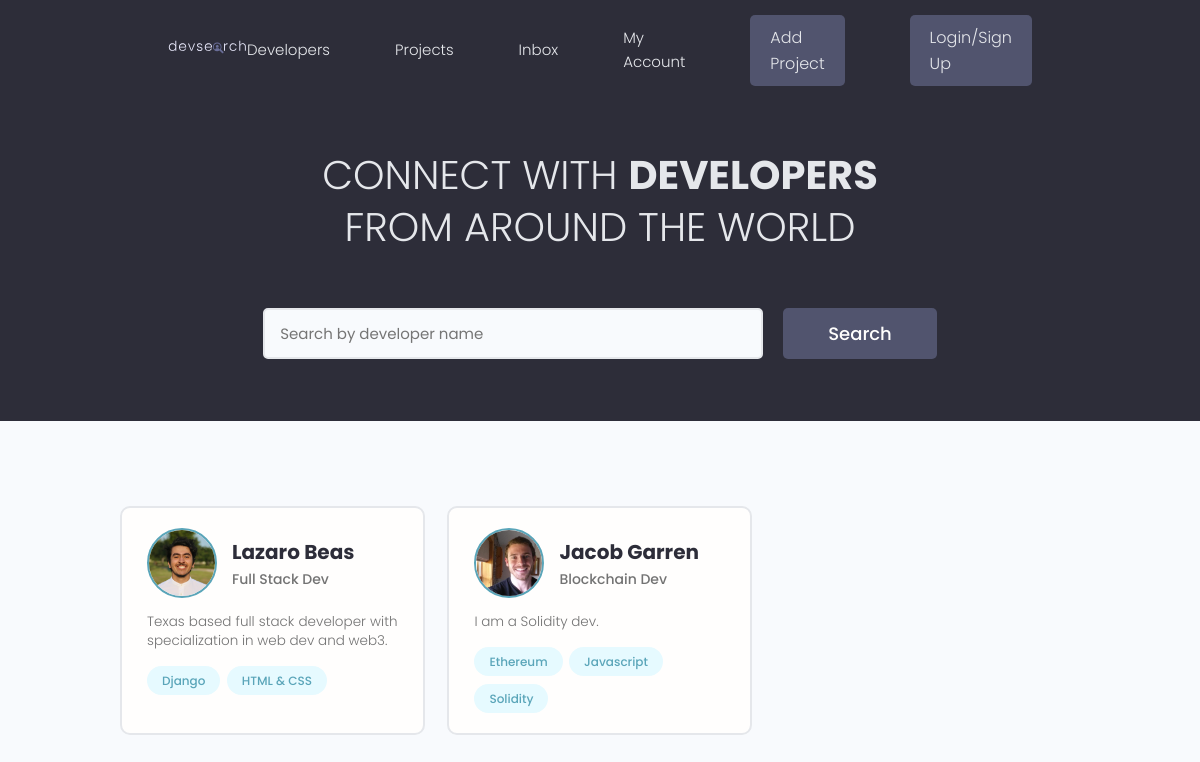
The app's page /, older data.
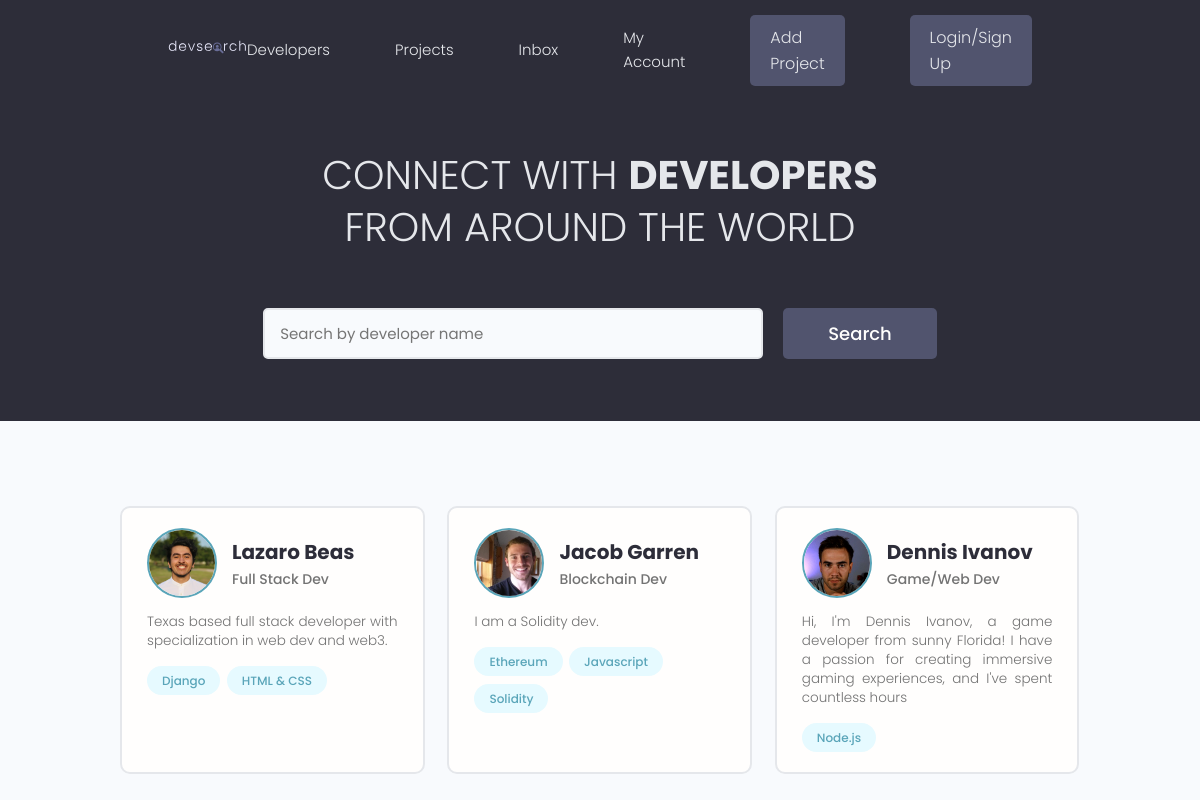
The same page, newer data.
### users/models.py (models this page shows, shortened)
class Profile(models.Model):
    user = models.OneToOneField(User, on_delete=models.CASCADE, null=True, blank=True)
    username = models.CharField(max_length=200, blank=True, null=True)
    loacation = models.CharField(max_length=200, blank=True, null=True)
    name = models.CharField(max_length=200, blank=True, null=True)
    email = models.EmailField(max_length=300, blank=True, null=True)
    pitch = models.CharField(max_length=200, blank=True, null=True)
    bio = models.TextField(blank=True, null=True)
    profile_image = models.ImageField(null=True, blank=True, upload_to='profile-pics/', default='profile-pics/user-default.png',)
    social_github = models.CharField(max_length=200, blank=True, null=True)
    social_twitter = models.CharField(max_length=200, blank=True, null=True)
    social_linkedin = models.CharField(max_length=200, blank=True, null=True)
    created = models.DateTimeField(auto_now_add=True)
    id = models.UUIDField(default=uuid.uuid4, unique=True, primary_key=True, editable=False)

class Skill(models.Model):
    owner = models.ForeignKey(Profile, on_delete=models.CASCADE, null=True, blank=True,)
    name = models.CharField(max_length=200, blank=True, null=True)
    description = models.TextField(blank=True, null=True)
    id = models.UUIDField(default=uuid.uuid4, unique=True, primary_key=True, editable=False,)
    def __str__(self):
        return(self.name)

### users/views.py (the view)
# urls.py: path('', views.profiles, name='profiles'),
def profiles(request):
    profiles = Profile.objects.all()
    context = {'profiles': profiles}
    return render(request, 'users/profiles.html', context)

### users/templates/users/profiles.html (shortened to what this page needs)
<!DOCTYPE html>
<html lang="en">
<head>
</head>
<body>
{% extends 'main.html' %}
{% block content %}
<main class="home">
    <section class="hero-section text-center">
      <div class="container container--narrow">
        <div class="hero-section__box">
          <h2>CONNECT WITH <span>DEVELOPERS</span></h2>
          <h2>FROM AROUND THE WORLD</h2>
        </div>
        <div class="hero-section__search">
          <form class="form" action="#" method="get">
            <div class="form__field">
              <input class="input input--text" id="formInput#search" type="text" name="text"
                placeholder="Search by developer name" />
            </div>
            <input class="btn btn--sub btn--lg" type="submit" value="Search" />
          </form>
        </div>
      </div>
    </section>
    <section class="devlist">
      <div class="container">
        <div class="grid grid--three">
            {% for profile in profiles %}
          <div class="column card">
            <div class="dev">
              <a href="{% url 'user-profile' profile.id %}" class="card__body">
                <div class="dev__profile">
                  <img class="avatar avatar--md" src="{{ profile.profile_image.url }}" alt="image" />
                  <div class="dev__meta">
                    <h3>{{ profile.name}}</h3>
                    <h5>{{ profile.pitch | slice:"60"}}</h5>
                  </div>
                </div>
                <p class="dev__info">
                  {{ profile.bio | slice:"150"}}
                </p>
                <div class="dev__skills">
                    {% for skill in profile.skill_set.all %}
                  <span class="tag tag--pill tag--main">
                    <small>{{ skill }}</small>
                  </span>
                    {% endfor %}
                </div>
              </a>
            </div>
          </div>
            {% endfor %}
        </div>
      </div>
    </section>
  </main>
{% endblock %}

Row changes from the older to the newer data that the page shows:
added Profile: profile_image (picture), name "Dennis Ivanov", pitch "Game/Web Dev", bio "Hi, I'm Dennis Ivanov, a game developer from sunny Florida! I have a passion for creating immersive gaming experiences, and I've spent countless hours"
added Skill: name "Node.js", shown under "Dennis Ivanov"
